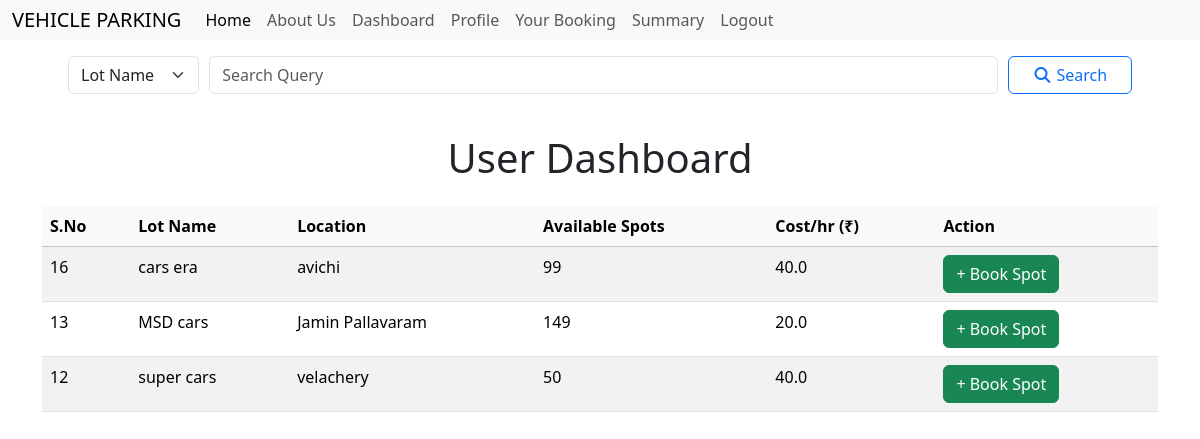
/dashboard (signed in), run on an earlier commit of the app's database.
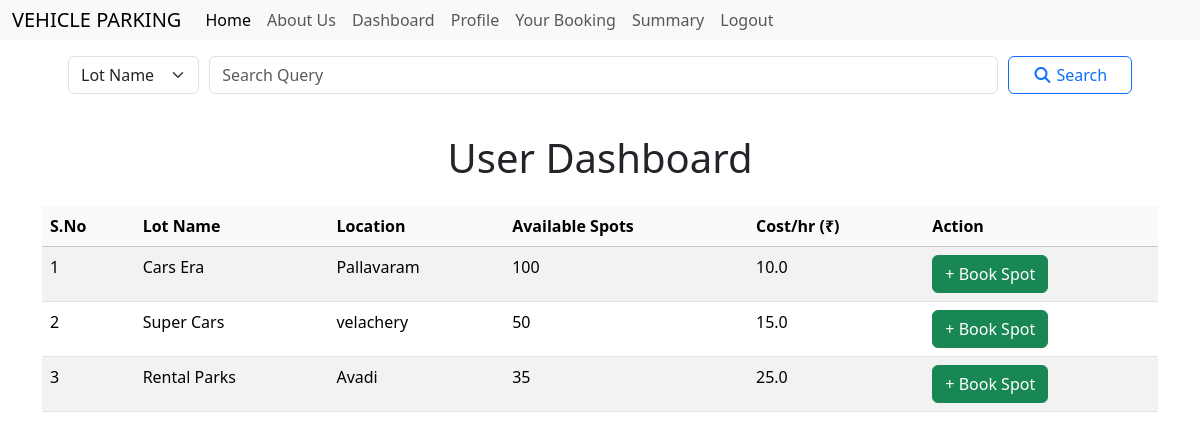
And on a later commit of the database.
### models.py (models this page shows)
class ParkingLot (db.Model):
     __tablename__ = 'parking_lot'
     lot_id = db.Column(db.String(250),primary_key=True)
     lot_name = db.Column(db.String(250), nullable=False)
     location = db.Column(db.String(250), nullable=False)
     capacity = db.Column(db.Integer, nullable=False)
     per_hour_cost = db.Column(db.Float, nullable=False)

### routes.py (the view)
@app.route('/dashboard')
@auth_required
def index():
    user = Users.query.get(session['user_id'])
    if user.is_admin:
        return redirect(url_for('admin'))
    parameter = request.args.get('parameter')
    query = request.args.get('query')
    lots = ParkingLot.query.all()
    lot_data = []
    for lot in lots:
        available = ParkingSpot.query.filter_by(lot_id=lot.lot_id, availability=True).count()
        lot_data.append({
            'lot': lot,
            'available_spots': available
        })
    if parameter and query:
        if parameter == 'lot_name':
            filtered_lots = ParkingLot.query.filter(ParkingLot.lot_name.ilike('%' + query + '%')).all()
        elif parameter == 'lot_id':
            filtered_lots = ParkingLot.query.filter(ParkingLot.lot_id.ilike('%' + query + '%')).all()
        elif parameter == 'location':
            filtered_lots = ParkingLot.query.filter(ParkingLot.location.ilike('%' + query + '%')).all()
        else:
            filtered_lots = lots
    else:
        filtered_lots = lots
    filtered_lot_data = []
    for item in lot_data:
        if item['lot'] in filtered_lots:
            filtered_lot_data.append(item)
    return render_template('index.html', user=user, lot_data=filtered_lot_data)

### routes.py (called while the page is built)
def auth_required(func):
    @wraps(func)
    def inner(*args,**kwargs):
        if 'user_id' not in session:
            flash("Please login to continue.")
            return redirect(url_for("login"))
        return func(*args, **kwargs)
    return inner

@app.context_processor
def inject_user():
    if 'user_id' in session:
        user = Users.query.filter_by(user_id=session['user_id']).first()
        return dict(user=user)
    return dict(user=None)

### templates/index.html (shortened to what this page needs)
{% extends 'layout.html' %}
{% block content %}
  {% include 'searchbar.html' %}
  <h1 class="text-center my-4">User Dashboard</h1>
  <table class="table table-striped">
    <thead class="table-light">
      <tr>
        <th>S.No</th><th>Lot Name</th><th>Location</th>
        <th>Available Spots</th><th>Cost/hr (₹)</th><th>Action</th>
      </tr>
    </thead>
    <tbody>
      {% for item in lot_data %}
      <tr>
    <td>{{ item.lot.lot_id }}</td>
    <td>{{ item.lot.lot_name }}</td>
    <td>{{ item.lot.location }}</td>
    <td>{{ item.available_spots }}</td>
    <td>{{ item.lot.per_hour_cost }}</td>
    <td>
        <a class="btn btn-success" href="{{ url_for('book_spot', lot_id=item.lot.lot_id) }}">
        + Book Spot
        </a>
    </td>
    </tr>
    {% endfor %}
    </tbody>
  </table>
{% endblock %}

### templates/layout.html (shortened to what this page needs)
<!DOCTYPE html>
<html lang="en">
<head>
    <link href="https://cdn.jsdelivr.net/npm/bootstrap@5.3.7/dist/css/bootstrap.min.css" rel="stylesheet">
    <link rel="stylesheet" href="https://cdnjs.cloudflare.com/ajax/libs/font-awesome/7.0.0/css/all.min.css">
</head>
<body>
{% include 'nav-auth.html' %}
<div class="container">
    {% block content %}
    {% endblock %}
</div>
</body>
</html>

### templates/nav-auth.html (shortened to what this page needs)
<div class="navbar">
<nav class="navbar navbar-expand-lg bg-body-tertiary">
    <div class="container-fluid">
    <a class="navbar-brand" href="/">VEHICLE PARKING</a>
    <div class="collapse navbar-collapse" id="navbarNav">
      <ul class="navbar-nav">
        <li class="nav-item">
          <a class="nav-link active" aria-current="page" href="{{url_for('home')}}">Home</a>
        </li>
        <li class="nav-item">
          <a class="nav-link" href="{{url_for('aboutus')}}">About Us</a>
        </li>
        {% if user %}
        <li class="nav-item">
          <a class="nav-link" href="{{url_for('index')}}">Dashboard</a>
        </li>
        <li class="nav-item">
          <a class="nav-link" href="{{url_for('profile')}}">Profile</a>
        </li>
        {% if not user.is_admin %}
        <li class="nav-item">
          <a class="nav-link" href="{{url_for('your_booking')}}">Your Booking</a>
        </li>
        <li class="nav-item">
          <a class="nav-link" href="{{url_for('summary')}}">Summary</a>
        </li>
        <li class="nav-item">
          <a class="nav-link" href="{{url_for('logout')}}">Logout</a>
        </li>
        {% endif %}
        {% endif %}
      </ul>
    </div>
  </div>
</nav>
</div>

### templates/searchbar.html (shortened to what this page needs)
<div class="container-fluid p-3">
  <form class="d-flex" role="search" method="GET" action="{{ url_for('index') }}">
    <select name="parameter" id="parameter" class="form-select">
      <option value="lot_name">Lot Name</option>
    </select>
    <input type="text" class="form-control" id="query" name="query" placeholder="Search Query" value="{{fname}}">
    <button type="submit" class="btn btn-outline-primary search-button">
      <i class="fas fa-search"></i>
      Search
    </button>
  </form>
</div>

### templates/layout.html (style rules this page uses)
body { margin: 0; padding: 0; }

### templates/nav-auth.html (style rules this page uses)
.navbar { width: 100%; padding: 0; }

### templates/searchbar.html (style rules this page uses)
form { width: 100%; display: flex; flex-direction: row; justify-content: space-evenly; align-items: center; }
#parameter { margin-left: 10px; margin-right: 10px; width: 15%; }
.search-button { margin-left: 10px; margin-right: 10px; width: 15%; }

What changed in the data, as far as the page shows it:
removed ParkingLot: lot.lot_id "16", lot.lot_name "cars era", lot.location "avichi", lot.per_hour_cost "40.0"
removed ParkingLot: lot.lot_id "13", lot.lot_name "MSD cars", lot.location "Jamin Pallavaram", lot.per_hour_cost "20.0"
removed ParkingLot: lot.lot_id "12", lot.lot_name "super cars", lot.location "velachery", lot.per_hour_cost "40.0"
added ParkingLot: lot.lot_id "1", lot.lot_name "Cars Era", lot.location "Pallavaram", lot.per_hour_cost "10.0"
added ParkingLot: lot.lot_id "2", lot.lot_name "Super Cars", lot.location "velachery", lot.per_hour_cost "15.0"
added ParkingLot: lot.lot_id "3", lot.lot_name "Rental Parks", lot.location "Avadi", lot.per_hour_cost "25.0"
Also different on the page:
new list line: "100 + Book Spot"
new list line: "50 + Book Spot"
new list line: "35 + Book Spot"
list line gone: "99 + Book Spot"
list line gone: "149 + Book Spot"
list line gone: "50 + Book Spot"
